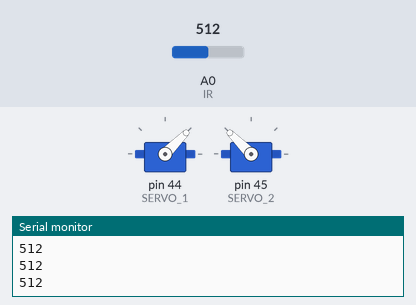
Bench run of a sketch on a simulated Arduino Mega 2560, built with avr-gcc and run on an emulated ATmega2560. On the bench: 2 × servo, the last lines printed to the serial monitor. The inputs (shaded band) are chosen by the test bench; at power-on: A0 (IR) = 512.

Above: at 1.2 s.
1.3 s: A0 (IR) set to 83
2.8 s: A0 (IR) set to 74
At 3.7 s:
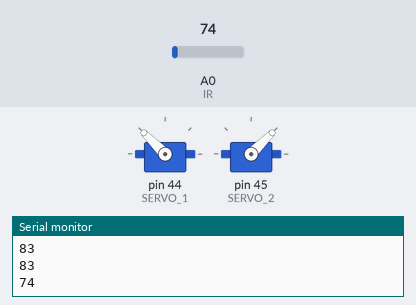
At 7.2 s:
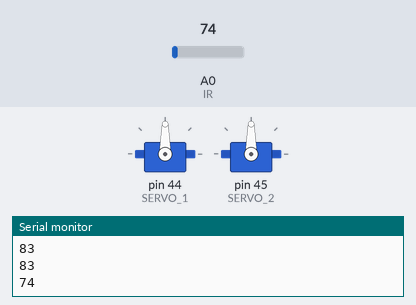
Timing chart, 0 to 8.7 s (numbered marks = the images above; inputs shaded):
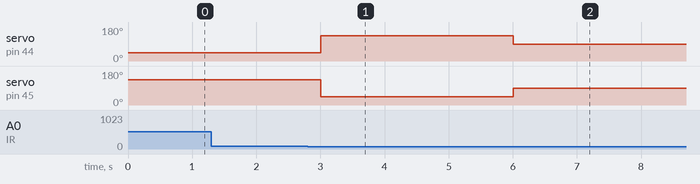

Measured:
- the behaviour switches between 80 and 79 on A0 (IR) (found by bisection; images 0 and 1)
- after the input at 2.8 s, servo on pin 44 (SERVO_1): 45° → 135° after 0.21 s, → 90° 3.0 s later; servo on pin 45 (SERVO_2): 135° → 45° after 0.21 s, → 90° 3.0 s later

The sketch:

week_2_code.ino
```cpp
#include <Servo.h> //Servo library

const int SERVO_1 = 44;
const int SERVO_2 = 45;
const int IR = A0;
int state = 0;

//initialize two servo objects for the connected servos
Servo servo_test_1;
Servo servo_test_2;

void setup()
{
  Serial.begin(9600);

  servo_test_1.attach(SERVO_1); // attach the signal pin of servo to pin44 of arduino
  servo_test_2.attach(SERVO_2); // attach the signal pin of servo to pin45 of arduino

}

void loop()
{

  int sensor_val = analogRead(IR); //IR is the analog port value (A0)
  Serial.println(sensor_val);

  while ((sensor_val >= 80) && (state == 0)) {
    servo_test_1.write(45); //command to rotate the servo to the specified angle
    servo_test_2.write(135);
    delay(250);
    return;
  }
  if ((sensor_val < 80) && (state == 0)) {
    servo_test_1.write(135); //go in reverse
    servo_test_2.write(45);
    state = 1;
  }
  if (state == 1) {
    delay(3000);
    servo_test_1.write(90); //stop
    servo_test_2.write(90);
    delay(3000);
  }
}
```
